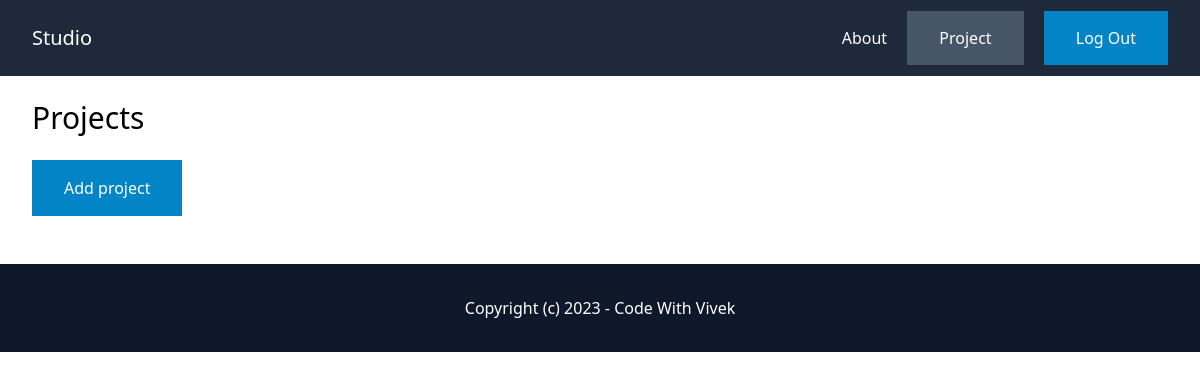
Before: /projects/ (signed in) with the older database file.
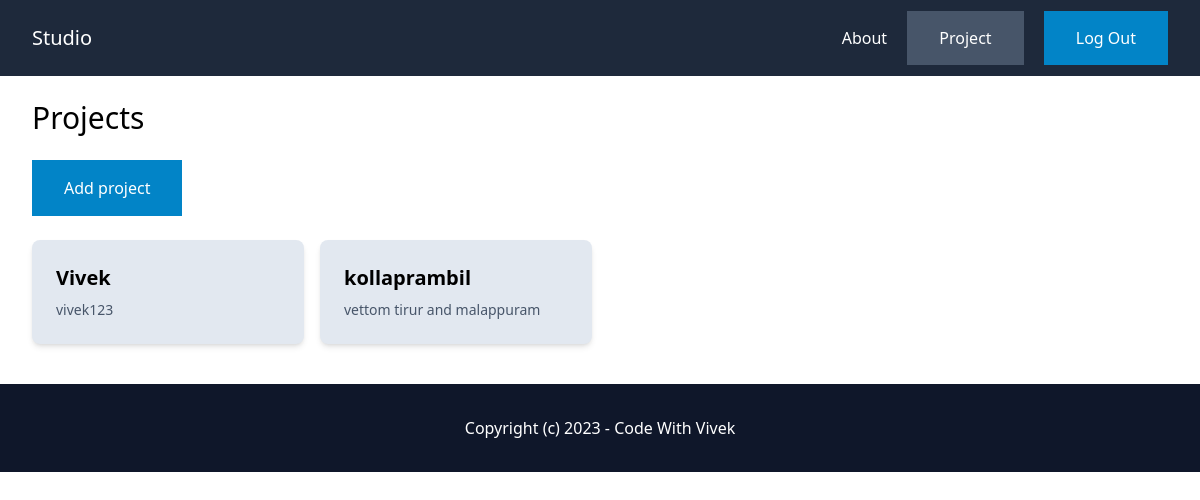
After: the same page with the newer database file.
### project/models.py (models this page shows, shortened)
class Project(models.Model):
    id=models.UUIDField(primary_key=True,default=uuid.uuid4,editable=False)
    name=models.CharField(max_length=255)
    description=models.TextField(blank=True,null=True)
    created_by=models.ForeignKey(User,related_name='projects',on_delete=models.CASCADE)

### project/views.py (the view)
# urls.py: path('',views.projects,name='projects'),
@login_required
def projects(request):
    projects=Project.objects.filter(created_by=request.user)
    return render(request,'project/projects.html',{
        'my_projects':projects
    })

### project/templates/project/projects.html
{% extends 'core/base.html' %} {% block content %}
<h1 class="mb-6 text-3xl">Projects</h1>
<a
  href="{% url 'project:add' %}"
  class="py-4 px-8 bg-sky-600 text-white inline-block"
>
  Add project
</a>
<div class="mt-6 grid grid-cols-4 gap-4">
  {% for project in my_projects %}
  <div class="py-6 px-6 bg-slate-200 mb-4 rounded-lg shadow-md relative">
    <a href="{% url 'project:project' project.id %}">
      <h2 class="mb-2 text-xl font-semibold">{{ project.name }}</h2>
      <p class="text-sm text-slate-600">{{ project.description }}</p>
    </a>
  </div>
  {% endfor %}
</div>
{% endblock %}

Changed rows visible on the page:
added Project: name "Vivek", description "vivek123"
added Project: name "kollaprambil", description "vettom tirur and malappuram"
